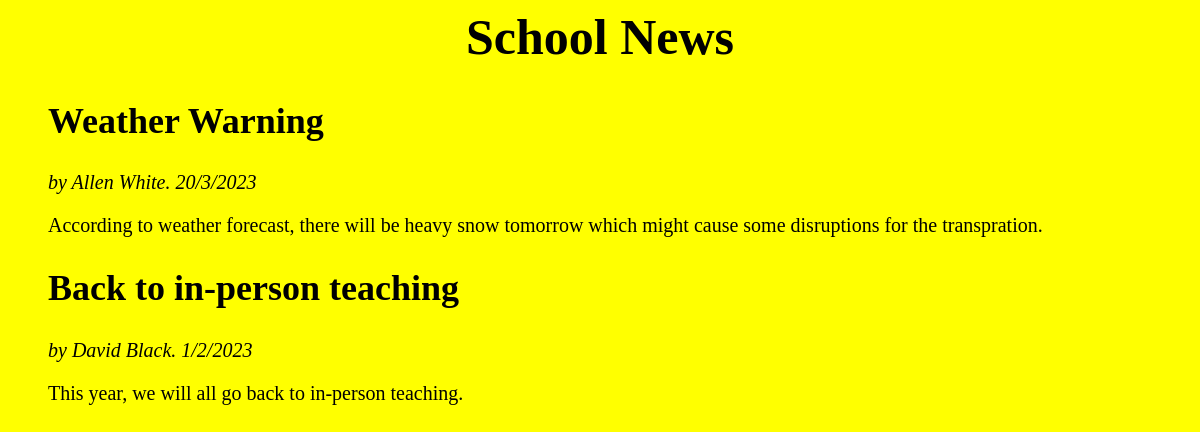
The page / on the database its author committed.
### news/models.py (models this page shows, shortened)
class News(models.Model):
    title = models.CharField(max_length=128)
    author = models.CharField(max_length=128)
    date = models.CharField(max_length=128)
    text = models.CharField(max_length=128)

### news/views.py (the view)
# urls.py: path('', views.index, name='index'),
def index(request):
    news_list = News.objects.all()
    context_dict = {'news': news_list}
    return render(request, 'news/template1.html', context_dict)

### templates/news/template1.html (shortened to what this page needs)
<html>
    <head>
    </head>
<body>
        <h1>School News</h1>
        <div>
        {% if news %}
            <ul>
            {% for news in news %}
                <h2>{{ news.title }}</h2>
                <p><i>by {{ news.author }}. {{ news.date }}</i></p>
                <p>{{ news.text }}</p>
            {% endfor %}
            </ul>
        {% else %}
            <strong>There is no News present.</strong>
        {% endif %}
        </div>
    </body>
</html>

### templates/news/template1.html (style rules this page uses)
body { background-color: #ffff00; }
h1 { text-align: center; font-size: 50px; }
h2 { font-size: 36px; }
p { font-size: 20px; }

### rows shown on the page
News: title "Weather Warning", author "Allen White", date "20/3/2023", text "According to weather forecast, there will be heavy snow tomorrow which might cause some disruptions for the transpration."
News: title "Back to in-person teaching", author "David Black", date "1/2/2023", text "This year, we will all go back to in-person teaching."
